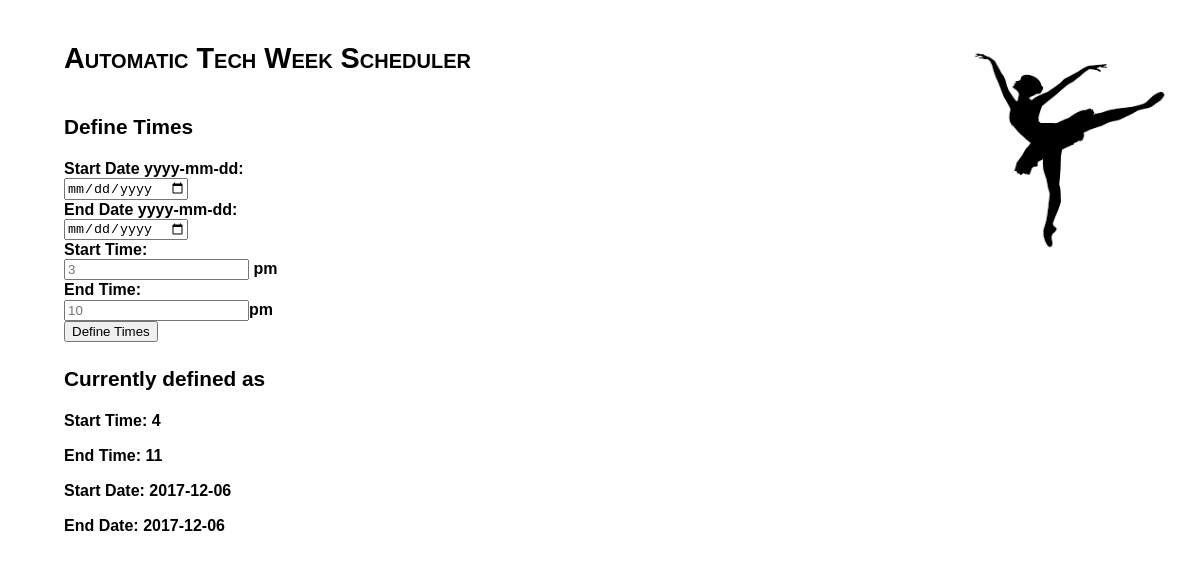
Screenshot of /define_times with the database file from the repository.
### user_manager.py (models this page shows)
class _Times(_Base):
  __tablename__ = 'times'
  id = Column(Integer, primary_key=True)
  start_date = Column(String)
  end_date = Column(String)
  start_time = Column(Integer)
  end_time = Column(Integer)

### views.py (the view, shortened to what this page needs)
@app.route("/define_times", methods=['GET', 'POST'])
def define_times():
  return fk.render_template('times.html', current_time = um.get_time())

### user_manager.py (called while the page is built)
def get_time():
  s = _session()
  TIME = s.query(_Times).first()
  if TIME:
    return TIME
  else:
    return None

### templates/times.html (shortened to what this page needs)
<html xmlns="http://www.w3.org/1999/xhtml">
<head>
  <link href="{{ url_for('static', filename='style.css') }}" rel="stylesheet"  type="text/css">
</head>
<body>
  <img  alt="Ballet" style="float: right;" height="200" width="200"
        src= "{{ url_for('static', filename='images/ballet.jpg') }}"
  />
  <strong/>
  <h1>Automatic Tech Week Scheduler</h1>
  <h3>Define Times</h3>
  <form action="/define_times", method="post">
  Start Date yyyy-mm-dd:<br>
  <input type="date" name="start_date" id = "test"/>
  <br>
  End Date yyyy-mm-dd:<br>
  <input type="date" name="end_date">
  <br>
  Start Time:<br>
  <input type="number" min="0" step="1" name="start_time" placeholder = '3'> pm
  <br>
  End Time:<br>
  <input type="number" min="0" step="1" name="end_time" placeholder = '10'>pm
  <br>
  <input class="bn" type="submit" value="Define Times">
  </form>
  <h3>Currently defined as </h3>
  <p>Start Time: {{ current_time.start_time}}</p>
  <p>End Time: {{ current_time.end_time}}</p>
  <p>Start Date: {{ current_time.start_date}}</p>
  <p>End Date: {{ current_time.end_date}}</p>
</body>
</html>

### static/style.css (style rules this page uses)
body { font-size: 12pt; font-family: Helvetica, Arial, sans-serif; font-weight: normal; font-style: normal; color: black; background-color: white; line-height: 1.2em; margin-left: 4em; margin-right: 2em; }
p { padding: 0; margin-top: 1em; margin-bottom: 1em; text-align: left; }
h1 { font-size: 180%; font-weight: bold; font-style: normal; font-variant: small-caps; text-align: left; padding: 0; margin-top: 1.7em; margin-bottom: 1.7em; }
h3 { font-size: 130%; font-weight: bold; font-style: normal; padding: 0; margin-top: 1.3em; margin-bottom: 1.1em; }
strong { font-weight: bold; }

### rows the page displays
_Times: start_time "4", end_time "11", start_date "2017-12-06", end_date "2017-12-06"
